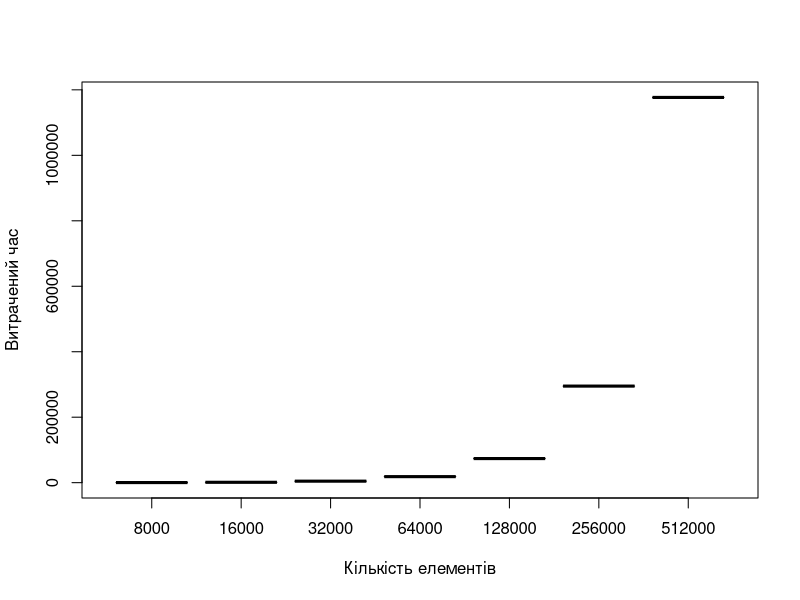

The R script that drew this image:
library(ggplot2)

elements <- c(8000, 16000, 32000, 64000, 128000, 256000, 512000)

elapsedTimeBubble <- c(270, 1120, 4590, 18521, 73735, 294954, 1176892)

df <- data.frame(time=elapsedTimeBubble, elements = elements)

boxplot(df$time ~ df$elements, data=df,
        xlab="Кількість елементів",
        ylab="Витрачений час")
fit_hp <- aov(elapsedTimeBubble ~ elements, data=df)
summary(fit_hp)
